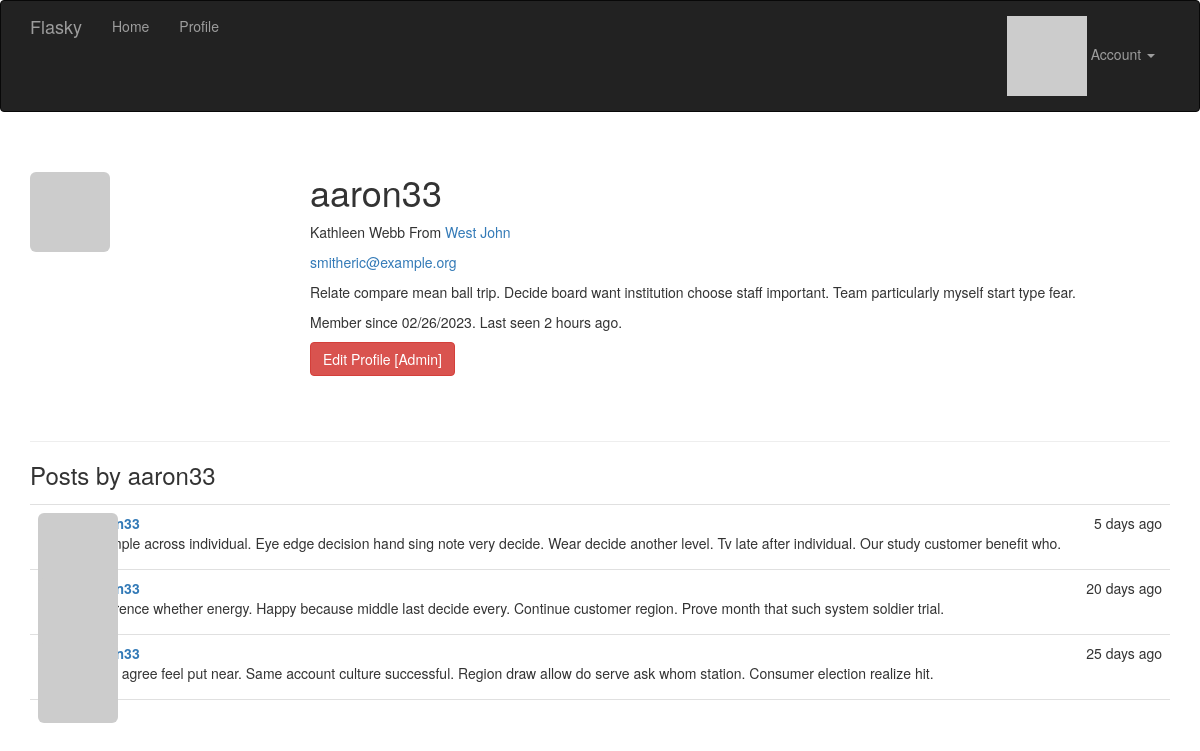
Page /user/aaron33 (signed in) on the committed database.
### app/models.py (models this page shows, shortened)
class User(UserMixin, db.Model):
    __tablename__ = 'users'
    id = db.Column(db.Integer, primary_key=True)
    email = db.Column(db.String(64), unique=True, index=True)
    username = db.Column(db.String(64), unique=True, index=True)
    role_id = db.Column(db.Integer, db.ForeignKey('roles.id'))
    posts = db.relationship('Post', backref='author', lazy='dynamic')
    password_hash = db.Column(db.String(128))
    confirmed = db.Column(db.Boolean, default=False)
    name = db.Column(db.String(64))
    location = db.Column(db.String(64))
    about_me = db.Column(db.Text())
    member_since = db.Column(db.DateTime(), default=datetime.utcnow)
    last_seen = db.Column(db.DateTime(), default=datetime.utcnow)
    avatar_hash = db.Column(db.String(32))
    def can(self, perm):
        return self.role is not None and self.role.has_permission(perm)
    def is_administrator(self):
        return self.can(Permission.ADMIN)
    @property
    def password(self):
        raise AttributeError('password is not a readable attribute')
    @login_manager.user_loader
    def load_user(user_id):
        return User.query.get(int(user_id))
    def gravatar(self, size=100, default='identicon', rating='g'):
        if request.is_secure:
            url = 'https://secure.gravatar.com/avatar'
        else:
            url = 'http://www.gravatar.com/avatar'
        hash = hashlib.md5(self.email.lower().encode('utf-8')).hexdigest()
        return '{url}/{hash}?s={size}&d={default}&r={rating}'.format(
                        url=url, hash=hash, size=size, default=default, rating=rating)
    def ping(self):
        self.last_seen = datetime.utcnow()
        db.session.add(self)
        db.session.commit()

class Post(db.Model):
    __tablename__ = 'posts'
    id = db.Column(db.Integer, primary_key=True)
    body = db.Column(db.Text)
    timestamp = db.Column(db.DateTime, index=True, default=datetime.utcnow)
    author_id = db.Column(db.Integer, db.ForeignKey('users.id'))

### app/main/views.py (the view)
@main.route('/user/<username>')
def user(username):
    user = User.query.filter_by(username=username).first()
    if user is None:
        abort(404)
    posts = user.posts.order_by(Post.timestamp.desc()).all()
    return render_template('user.html', user=user, posts=posts)

### app/auth/views.py (called while the page is built)
@auth.before_app_request
def before_request():
    if current_user.is_authenticated:
        current_user.ping()
        if not current_user.confirmed \
                and request.endpoint \
                and request.blueprint != 'auth' \
                and request.endpoint != 'static':
            return redirect(url_for('auth.unconfirmed'))

### app/main/__init__.py (called while the page is built)
@main.app_context_processor
def inject_permission():
    return dict(Permission=Permission)

### app/models.py (called while the page is built)
    def has_permission(self, perm):
        return self.permissions & perm == perm

### app/templates/user.html (shortened to what this page needs)
{% extends "base.html" %}
{% block page_content %}
<div class="page-header">
    <img class="img-rounded profile-thumbnail" src="{{ user.gravatar(size=256) }}">
    <div class="profile-header">
        <h1>{{ user.username }}</h1>
        {% if user.name or user.location %}
        <p>
            {% if user.name %}{{ user.name }}{% endif %}
            {% if user.location %}
            From <a href="http://maps.google.com/?q={{ user.location }}">
                {{ user.location }}
            </a>
            {% endif %}
        </p>
        {% endif %}
        {% if current_user.is_administrator() %}
        <p><a href="mailto:{{ user.email }}">{{ user.email }}</a></p>
        {% endif %}
        {% if user.about_me %}<p>{{ user.about_me }}</p>{% endif %}
        <p>
            Member since {{ moment(user.member_since).format('L') }}.
            Last seen {{ moment(user.last_seen).fromNow() }}.
        </p>
        <p>
        {% if current_user.is_administrator() %}
        <a class="btn btn-danger"
        href="{{ url_for('.edit_profile_admin', id=user.id) }}">
        Edit Profile [Admin]
        </a>
        {% endif %}
        </p>
    </div>
</div>
<h3>Posts by {{ user.username }}</h3>
{% include '_posts.html' %}
{% endblock %}

### app/templates/_posts.html (shortened to what this page needs)
<ul class="posts">
    {% for post in posts %}
    <li class="post">
        <div class="post-thumbnail">
            <a href="{{ url_for('.user', username=post.author.username) }}">
                <img class="img-rounded profile-thumbnail"
                src="{{ post.author.gravatar(size=40) }}">
            </a>
        </div>
        <div class="post-content">
            <div class="post-date">{{ moment(post.timestamp).fromNow() }}</div>
            <div class="post-author">
                <a href="{{ url_for('.user', username=post.author.username) }}">
                </a>
            </div>
            <div class="post-body">{{ post.body }}</div>
        </div>
    </li>
    {% endfor %}
</ul>

### app/static/styles.css (style rules this page uses)
.profile-thumbnail { position: absolute; }
.profile-header { min-height: 260px; margin-left: 280px; }
ul.posts { list-style-type: none; padding: 0px; margin: 16px 0px 0px 0px; border-top: 1px solid #e0e0e0; }
ul.posts li.post { padding: 8px; border-bottom: 1px solid #e0e0e0; }
div.post-date { float: right; }
div.post-author { font-weight: bold; }
div.post-thumbnail { position: absolute; }
div.post-content { margin-left: 48px; min-height: 48px; }

### rows in the picture
User: username "aaron33", name "Kathleen Webb", location "West John", email "smitheric@example.org", about_me "Relate compare mean ball trip. Decide board want institution choose staff important. Team particularly myself start type fear.", member_since "02/26/2023", last_seen "2 hours ago"
Post: timestamp "5 days ago", body "Example across individual. Eye edge decision hand sing note very decide. Wear decide another level. Tv late after individual. Our study customer benefit who."
Post: timestamp "20 days ago", body "Difference whether energy. Happy because middle last decide every. Continue customer region. Prove month that such system soldier trial."
Post: timestamp "25 days ago", body "As at agree feel put near. Same account culture successful. Region draw allow do serve ask whom station. Consumer election realize hit."
